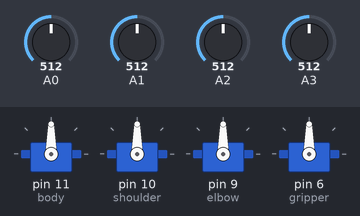
Recording of a sketch running on a simulated Arduino Uno, built with avr-gcc and run on an emulated ATmega328P. Parts: 4 × servo. Inputs (shaded band) come from the test bench; at power-on: A0 = 512, A1 = 512, A2 = 512, A3 = 512.

Above: at 1.2 s.
1.3 s: A0 set to 716
At 1.7 s:
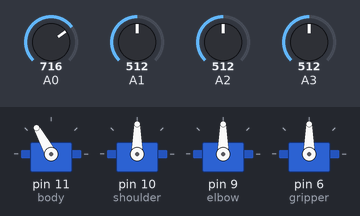
2.8 s: A1 set to 716
At 3.5 s:
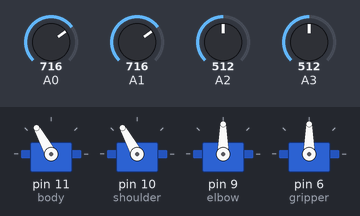
4.3 s: A2 set to 716
At 4.9 s:
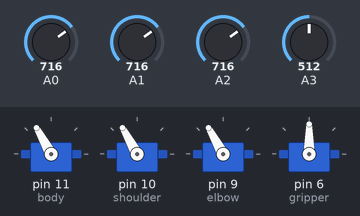
5.8 s: A3 set to 716
At 6.3 s:
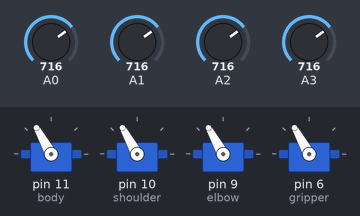
7.3 s: A0 set to 992
At 8.1 s:
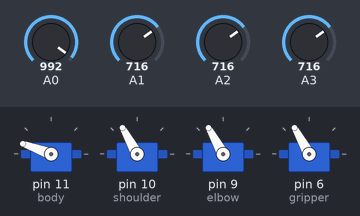
8.8 s: A1 set to 992
At 9.4 s:
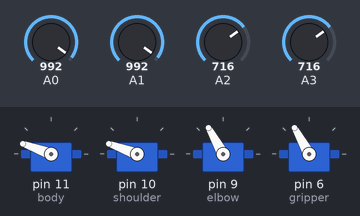
Timing chart, 0 to 11.3 s (numbered marks = the images above; inputs shaded):
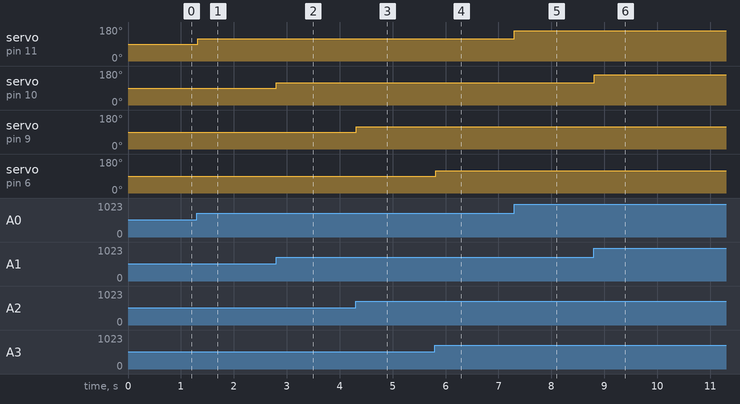

Measured:
- after the input at 1.3 s, servo on pin 11 (body): 90° → 119° at once
- after the input at 2.8 s, servo on pin 10 (shoulder): 90° → 119° at once
- after the input at 4.3 s, servo on pin 9 (elbow): 90° → 119° at once
- after the input at 5.8 s, servo on pin 6 (gripper): 90° → 119° at once
- after the input at 7.3 s, servo on pin 11 (body): 119° → 160° at once
- after the input at 8.8 s, servo on pin 10 (shoulder): 119° → 160° at once

The sketch:

servocontroller.ino
```cpp
#include <Servo.h>

Servo body, shoulder, elbow, gripper;

void setup()
{
  body.attach(11);  // attaches to servo
  shoulder.attach(10);  // attaches to servo
  elbow.attach(9);  // attaches to servo
  gripper.attach(6);  // attaches to servo
}

void loop()
{
  delay(20);                           // waits for the servo
  int bodyA = analogRead(A0);
  int shoulderA = analogRead(A1);
  int elbowA = analogRead(A2);
  int gripperA = analogRead(A3);

  body.write(map(bodyA, 0, 1023, 15, 165));
  shoulder.write(map(shoulderA, 0, 1023, 15, 165));
  elbow.write(map(elbowA, 0, 1023, 15, 165));
  gripper.write(map(gripperA, 0, 1023, 15, 165));
 }
```
